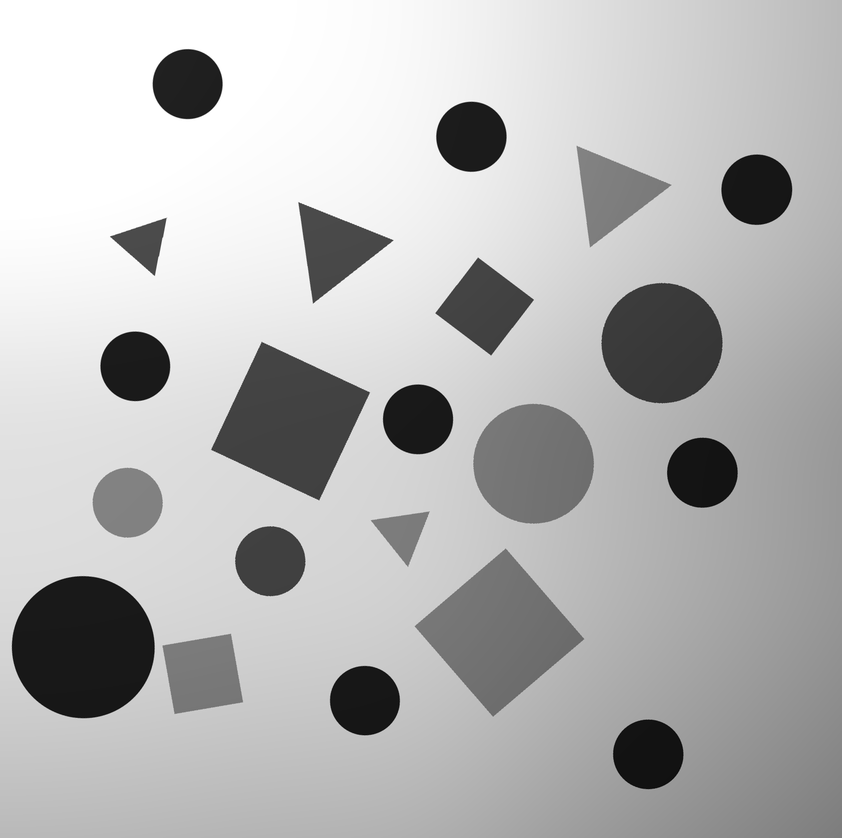
%> input picture Assignment TEAM/test_images/test_23.png, 842 x 838 px, shrunk from 1690 x 1680 before the run
$ octave runBinarizeAdaptiveNClose.m   (GNU Octave 9; MATLAB toolbox functions it lacks are replaced by stand-ins)
%> lines starting %> are read from the running program, lines starting %| are printed output that depends on the picture; in (x1, y1, x2, y2) boxes, pixels count from 0 and x2, y2 are one past the last pixel; in counts of white or black regions, pixels touching at a corner belong together; the program's own positions count from 1
clear All; close all; clc;

%% import image
imgOriginal = imread('test_23.png');
%> imgOriginal is the input picture: size 838x842 uint8; min 6, max 255, mean 182
figure();
imshow(imgOriginal); title('Original');

% Duplicate the image to assign the result
imgBin = imgOriginal;

figure();
imshow(imgBin); title('Result of splitting and imbinarizing');

%% Binarizing

imgBin = imbinarize(imgBin,'adaptive','ForegroundPolarity','dark','Sensitivity',0.57);
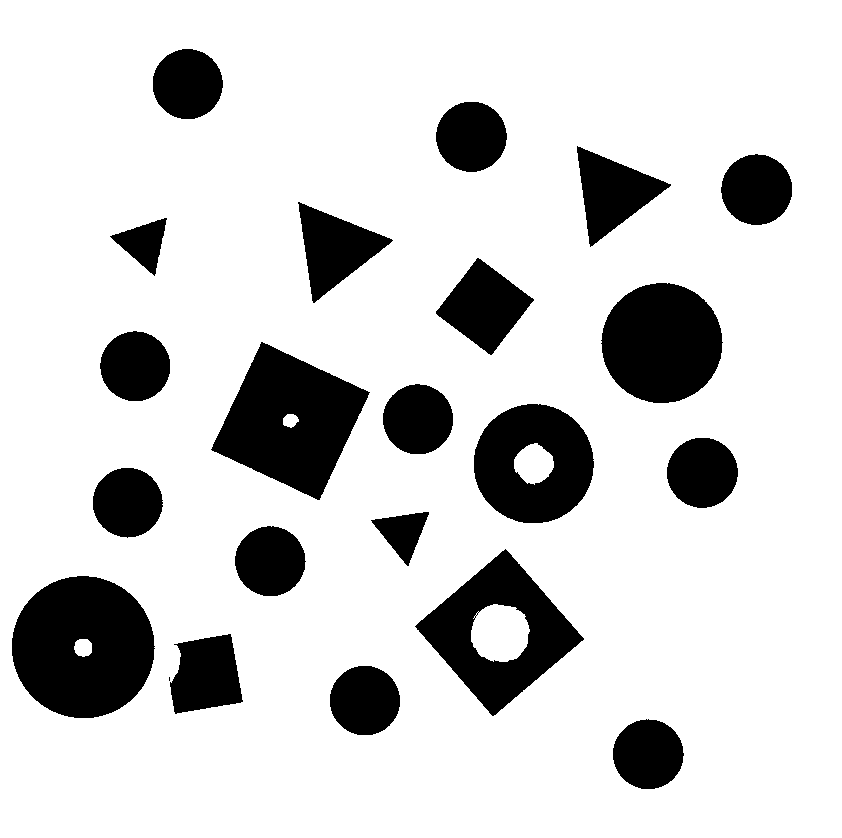
%> imgBin: size 838x842 logical; 82.6% white; 22 black regions (1 under 20 px), largest, box (x1, y1, x2, y2) and area: (12, 576, 155, 718) 15650, (211, 342, 370, 500) 14056, (415, 549, 584, 716) 11588
imClose = imclose(imgBin,strel('disk',5));
%> imClose: size 838x842 logical; 82.6% white; 21 black regions, largest, box (x1, y1, x2, y2) and area: (12, 576, 154, 718) 15648, (213, 344, 368, 498) 14022, (417, 551, 582, 715) 11551
imshow(imClose); title('Close');

% ------------------------
% IMPORTANT
% If error persists, use the uninverted image to dilate + erode (applying
% the white object. This will fill the holes.
% https://robotacademy.net.au/masterclass/spatial-operators/?lesson=678
% ------------------------

invert = 1 - imClose;
% Find the number of connected components in the image.
imgcc = bwconncomp(invert);
%> imgcc = 21 connected components

% Extract centroids
stats = regionprops(imgcc,'Area','Centroid','Circularity');
%> stats = 21 regions; largest, Area, Centroid and Circularity: 15648 [83.7 647.7] 0.983, 14022 [291 421.6] 0.818, 11551 [499.8 633.1] 0.653, 11377 [662.5 343.6] 0.999, 10042 [534.2 464.2] 0.891
% Store data
centroids = cat(1,stats.Centroid);
%> centroids = 21 rows, first 12: [83.7 647.7; 128.2 503.1; 135.8 366.9; 144.2 243.9; 188.2 84.63; 206.8 675.9; 291 421.6; 270.7 561.8; 335.5 249.2; 365.4 701.1; 403.2 533.3; 418.6 419.9]
areas = cat(1,stats.Area);
%> areas = 21 values, max 15648 at index 1, min 1501 at index 11, mean 5831.3
circularity = cat(1,stats.Circularity);
%> circularity = 21 values, max 1 at index 2, min 0.653 at index 13, mean 0.895

%% Show
figure();
imshow(invert); title('inverse');
hold on
plot(centroids(:,1),centroids(:,2),'r*')


%% Classify
triangles = [];
squares = [];
circles = [];
last = length(stats);
%> last = 21
for i=1:last
    cir = circularity(i);
    if cir > 0.9
        circles = [circles; centroids(i,1) centroids(i,2)];
    elseif cir > 0.7
        squares = [squares; centroids(i,1) centroids(i,2)];
    else
        triangles = [triangles; centroids(i,1) centroids(i,2)];
    end
end
%> this loop made 21 passes
%> (cir, circles) on passes 1, 2, 3, 5: (0.983, [83.7 647.7]), (1, [83.7 647.7; 128.2 503.1]), (0.998, [83.7 647.7; 128.2 503.1; 135.8 366.9]), (0.998, [83.7 647.7; 128.2 503.1; 135.8 366.9; 188.2 84.63])
%> after the loop, circles = [83.7 647.7; 128.2 503.1; 135.8 366.9; 188.2 84.63; 270.7 561.8; 365.4 701.1; 418.6 419.9; 471.9 137.3; 662.5 343.6; 648.8 754.9; 702.9 473.3; 757.3 190.2]

% More markers for shapes
plot(circles(:,1), circles(:,2), 'ro');
plot(triangles(:,1), triangles(:,2), 'bo');
plot(squares(:,1), squares(:,2), 'go');
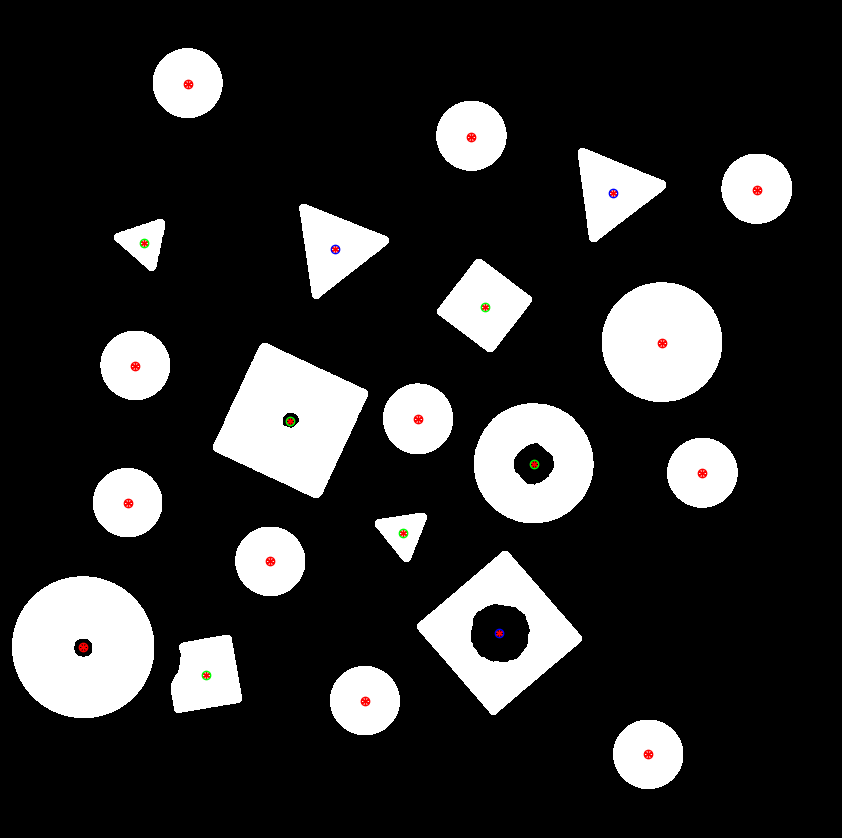
%> figure redrawn from the program's plot data; its title reads 'inverse'

%% Resources I used:
% https://au.mathworks.com/help/images/ref/regionprops.html#d123e242978
% https://au.mathworks.com/help/images/ref/bwconncomp.html
% Identify shape based on circularity: Lec03 slides
% Tut03 slides

$ run again, with Assignment TEAM/test_images/test_01.png copied over Assignment TEAM/test_images/test_23.png
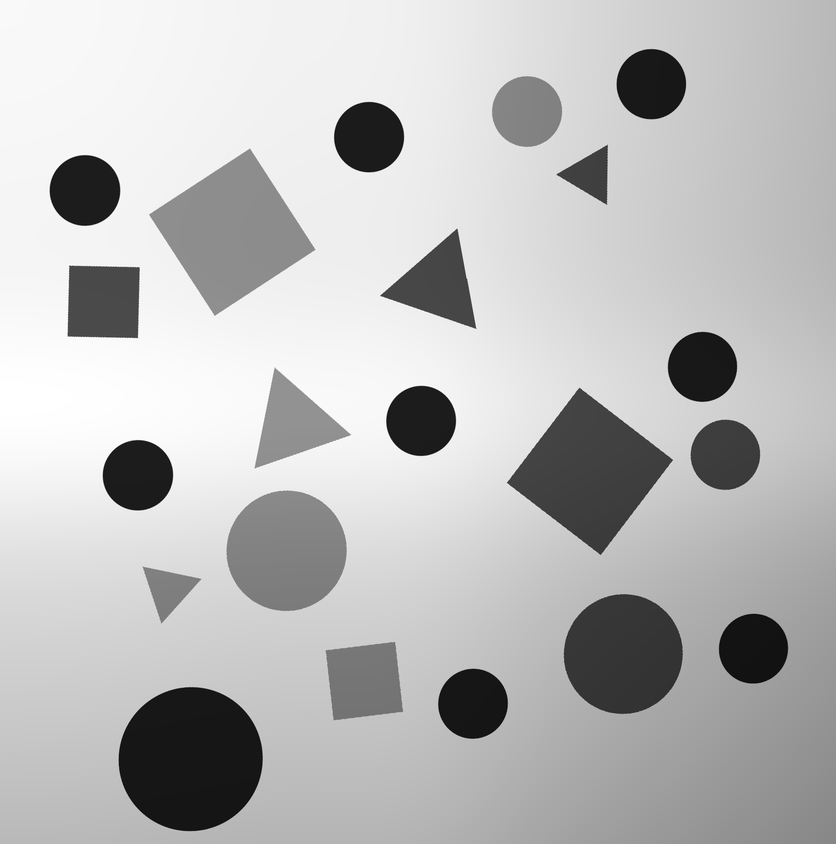
%> input picture Assignment TEAM/test_images/test_01.png, 836 x 844 px, shrunk from 1660 x 1676 before the run
%> imgOriginal is the input picture: size 844x836 uint8; min 7, max 255, mean 186.6
%> `imgBin = imbinarize(imgBin,'adaptive','ForegroundPolarity','dark','Sen..`:
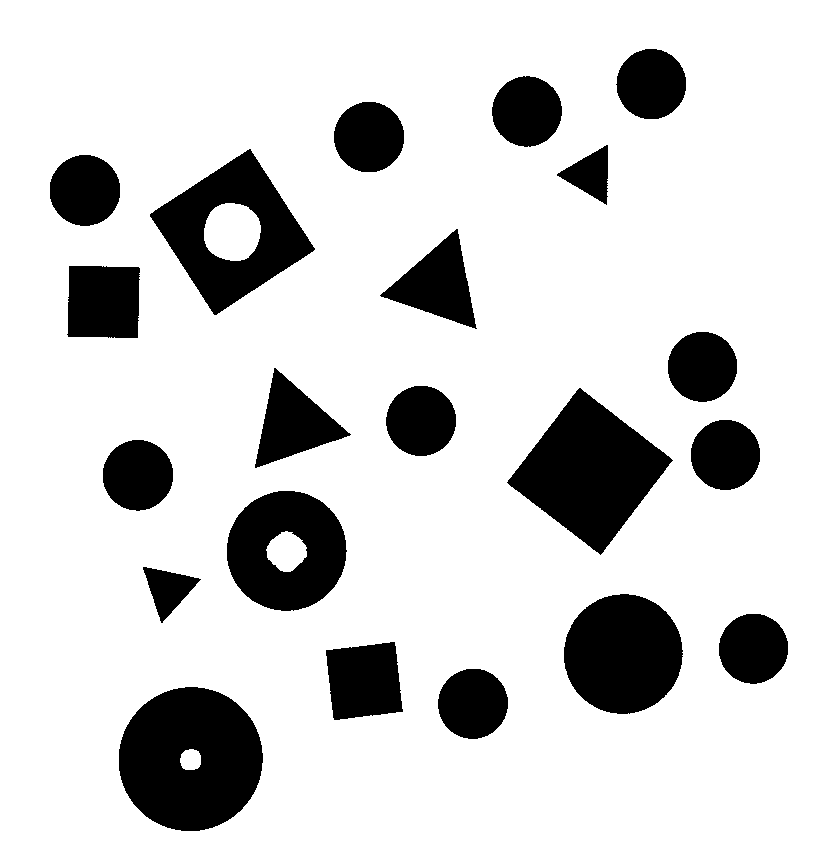
%> imgBin: size 844x836 logical; 82.5% white; 21 black regions, largest, box (x1, y1, x2, y2) and area: (119, 687, 263, 831) 15914, (507, 388, 673, 555) 14138, (150, 149, 315, 315) 11824
%> imClose: size 844x836 logical; 82.5% white; 21 black regions, largest, box (x1, y1, x2, y2) and area: (119, 687, 263, 831) 15914, (509, 390, 671, 552) 14108, (152, 151, 313, 313) 11792
%> imgcc = 21 connected components
%> stats = 21 regions; largest, Area, Centroid and Circularity: 15914 [191.2 759.6] 0.976, 14108 [590.5 471.8] 0.809, 11792 [232.9 232.7] 0.666, 11141 [623.7 654.6] 0.999, 10086 [287.1 551.3] 0.896
%> centroids = 21 rows, first 12: [85.46 191; 104.1 302.4; 138.4 475.7; 191.2 759.6; 168.9 590.2; 232.9 232.7; 287.1 551.3; 293.9 424.1; 364.8 681.6; 369.6 137.6; 438.4 284.8; 421.6 421.4]
%> areas = 21 values, max 15914 at index 4, min 1522 at index 16, mean 5876.3
%> circularity = 21 values, max 1 at index 14, min 0.666 at index 6, mean 0.898
%> last = 21
%> the loop `for i=1:last` made 21 passes
%> (cir, circles) on passes 1, 3, 4, 10: (1, [85.46 191]), (1, [85.46 191; 138.4 475.7]), (0.976, [85.46 191; 138.4 475.7; 191.2 759.6]), (1, [85.46 191; 138.4 475.7; 191.2 759.6; 369.6 137.6])
%> after the loop `for i=1:last`: circles = [85.46 191; 138.4 475.7; 191.2 759.6; 369.6 137.6; 421.6 421.4; 473.5 704.3; 527.5 112; 623.7 654.6; 651.9 84.64; 703 367.3; 726 455.4; 754 649.2]
%> `plot(squares(:,1), squares(:,2), 'go');`:
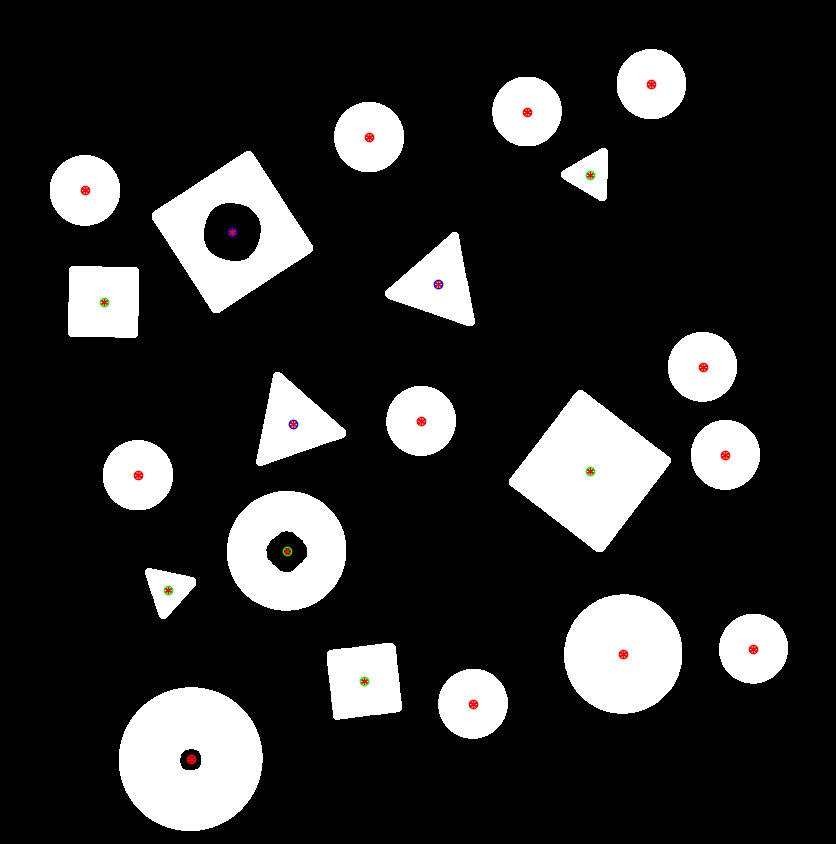
%> figure redrawn from the program's plot data; its title reads 'inverse'

$ run again, with Assignment TEAM/test_images/test_02.png copied over Assignment TEAM/test_images/test_23.png
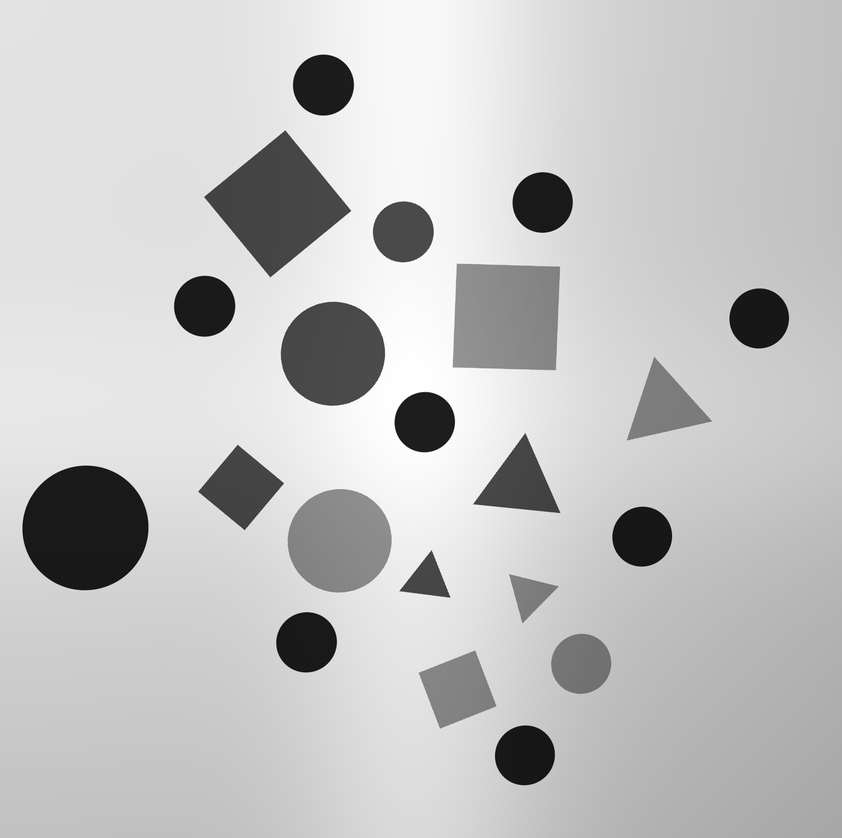
%> input picture Assignment TEAM/test_images/test_02.png, 842 x 838 px, shrunk from 1937 x 1927 before the run
%> imgOriginal is the input picture: size 838x842 uint8; min 9, max 255, mean 195
%> `imgBin = imbinarize(imgBin,'adaptive','ForegroundPolarity','dark','Sen..`:
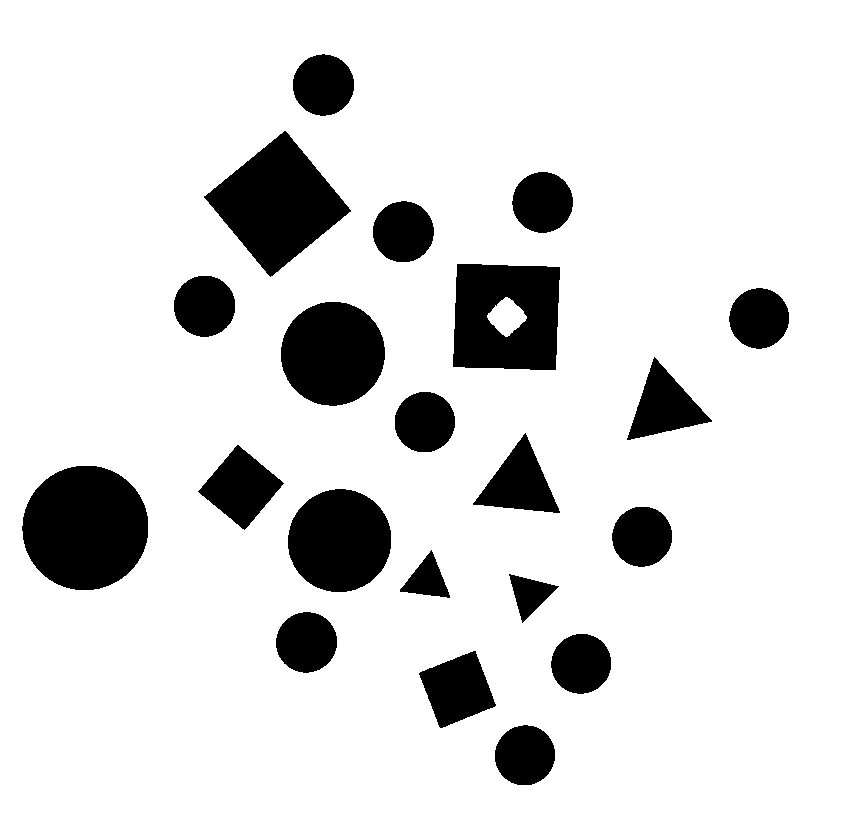
%> imgBin: size 838x842 logical; 86.5% white; 21 black regions, largest, box (x1, y1, x2, y2) and area: (22, 466, 148, 590) 12334, (204, 131, 351, 277) 10911, (453, 264, 560, 370) 9697
%> imClose: size 838x842 logical; 86.6% white; 21 black regions, largest, box (x1, y1, x2, y2) and area: (22, 466, 148, 590) 12334, (206, 133, 349, 275) 10890, (453, 264, 560, 370) 9678
%> imgcc = 21 connected components
%> stats = 21 regions; largest, Area, Centroid and Circularity: 12334 [86 528.4] 1, 10890 [278.2 204.4] 0.812, 9678 [506.9 317.5] 0.755, 8485 [333.4 354.3] 0.997, 8364 [340.2 541.2] 0.999
%> centroids = 21 rows, first 12: [85.95 528.4; 205.1 306.7; 241.6 488; 278.2 204.4; 307.1 642.9; 333.4 354.3; 340.2 541.2; 324 85.63; 403.9 232.3; 425.4 422.6; 427.8 580.3; 458 689.9]
%> areas = 21 values, max 12334 at index 1, min 1098 at index 16, mean 4504.6
%> circularity = 21 values, max 1 at index 10, min 0.698 at index 20, mean 0.912
%> last = 21
%> the loop `for i=1:last` made 21 passes
%> (cir, circles) on passes 1, 2, 5, 6: (1, [85.95 528.4]), (0.999, [85.95 528.4; 205.1 306.7]), (0.995, [85.95 528.4; 205.1 306.7; 307.1 642.9]), (0.997, [85.95 528.4; 205.1 306.7; 307.1 642.9; 333.4 354.3])
%> after the loop `for i=1:last`: circles = 13 rows, first 12: [85.95 528.4; 205.1 306.7; 307.1 642.9; 333.4 354.3; 340.2 541.2; 324 85.63; 403.9 232.3; 425.4 422.6; 525.5 755.9; 543.2 202.9; 581.7 664.3; 642.7 537.2]; squares = [241.6 488; 278.2 204.4; 427.8 580.3; 458 689.9; 506.9 317.5; 520.1 484; 530.5 595]
%> `plot(squares(:,1), squares(:,2), 'go');`:
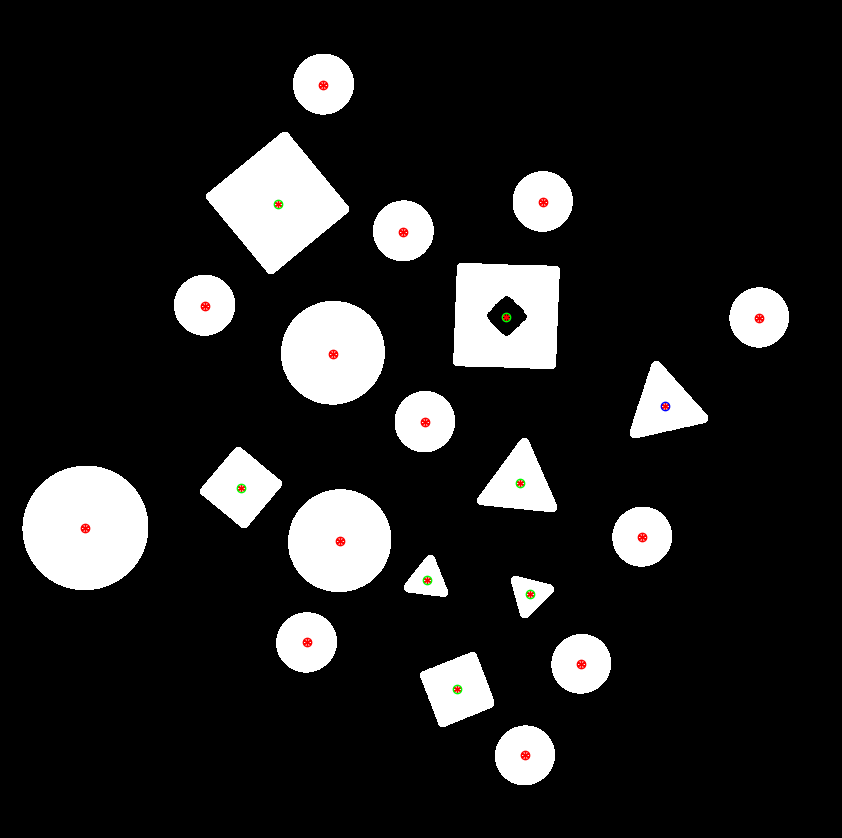
%> figure redrawn from the program's plot data; its title reads 'inverse'
